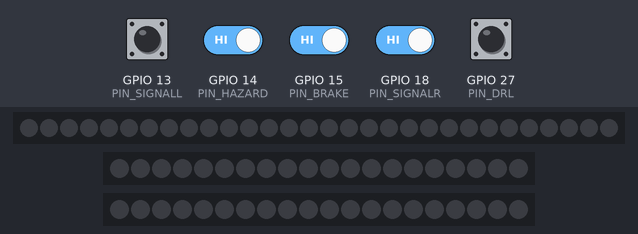
Bench run of a program on a simulated ESP32. Shown: 30 RGB LEDs in strip order, left to right, 2 × 20 RGB LEDs in strip order, left to right. Inputs (shaded band) come from the test bench; at power-on: GPIO 13 (PIN_SIGNALL), GPIO 14 (PIN_HAZARD), GPIO 15 (PIN_BRAKE), GPIO 18 (PIN_SIGNALR), GPIO 27 (PIN_DRL) HIGH. Dim RGB values are drawn brighter than linear.

Above: at 1.2 s.
1.3 s: GPIO 13 (PIN_SIGNALL) pulled LOW for 1 s
At 2.23 s:
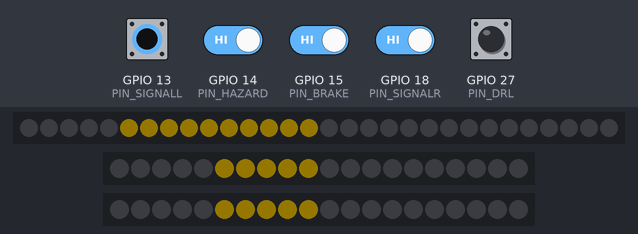
4.0 s: GPIO 27 (PIN_DRL) pulled LOW for 1 s
At 4.9 s:
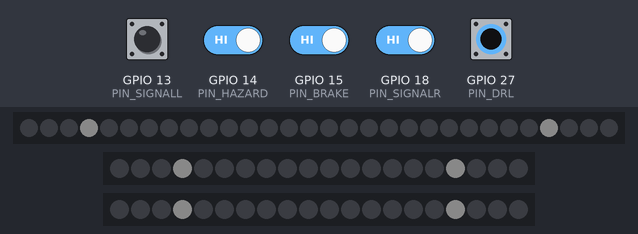
8.6 s: GPIO 13 (PIN_SIGNALL) driven LOW and GPIO 14 (PIN_HAZARD) driven LOW and GPIO 15 (PIN_BRAKE) driven LOW and GPIO 18 (PIN_SIGNALR) driven LOW and GPIO 27 (PIN_DRL) driven LOW
11.6 s: GPIO 15 (PIN_BRAKE) driven HIGH
At 12.1 s:
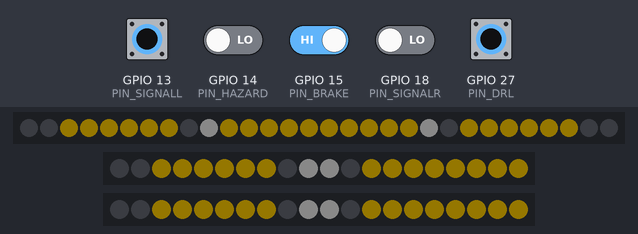
13.4 s: GPIO 14 (PIN_HAZARD) driven HIGH
At 14.4 s:
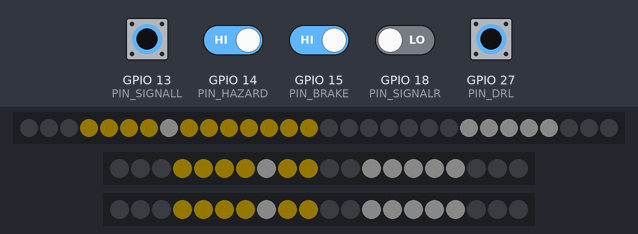
15.6 s: GPIO 15 (PIN_BRAKE) driven LOW
At 16.36 s:
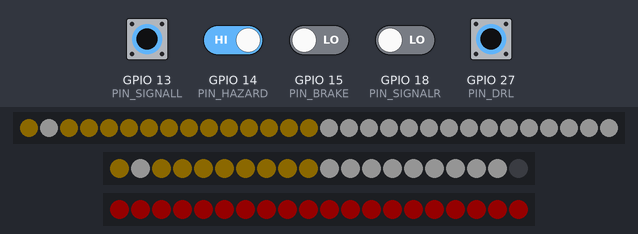

Measured:
- after the input at 1.3 s, the LEDs: first change after 0.48 s (image 1 shows a later state)
- after the input at 4.0 s, the LEDs: first change after 0.59 s (image 2 shows a later state)
- after the input at 11.6 s, the LEDs: first differ from a run without the input after 0.15 s (image 3 shows a later state)
- after the input at 13.4 s, the LEDs: first differ from a run without the input after 0.73 s (image 4 shows a later state)
- after the input at 15.6 s, the LEDs: first differ from a run without the input after 0.26 s (image 5 shows a later state)

The program:

main.cpp
```cpp
#include <stdio.h>
#include <FastLED.h>
#include "OneButton.h"
#include "freertos/FreeRTOS.h"
#include "freertos/task.h"
#include "esp_log.h"
#include "data.h"
#include "OTA.hpp"

///////////////////////////////////////////////////
////// USER EDITABLE SECTION //////////////////////

#define BRIGHTNESS 50
// How many leds are in the strip?
#define NUM_LEDS 30
#define NUM_LEDS2 20
#define NUM_LEDS3 20
#define DATA_PIN 2
#define DATA_PIN_SIGNAL 16
#define DATA_PIN_BACK 5

const int PIN_DRL = 27;
const int PIN_SIGNALL = 13;
const int PIN_SIGNALR = 18;
const int PIN_HAZARD = 14;
const int PIN_BRAKE = 15;
#define SIGNAL_COLOR CRGB::Orange
#define WelcomeLightSpeed 80
#define ByeSpeed 40
#define FPS 60

#define SIGNAL_DELAY 30000 //in us

#define DELAY_STROBE 300
#define FADE_STROBE 250
// BREATHE animation
#define smoothness 150.0
#define range 250
// #define NUM_STRIPS 4
#define BUTTON_HZ 30

#define DEBUG 1


////// END USER EDITABLE SECTION //////////////////
///////////////////////////////////////////////////

const static int NUM_LEDS_2 = (int)(NUM_LEDS/2);
const static int NUM_LEDS2_2 = (int)(NUM_LEDS2/2);
const static int NUM_LEDS3_2 = (int)(NUM_LEDS3/2);

const static int NUM_LEDS_4 = (int)(NUM_LEDS/4);
const static int NUM_LEDS2_4 = (int)(NUM_LEDS2/4);
const static int NUM_LEDS3_4 = (int)(NUM_LEDS3/4);

CRGB brightness[4];

static CRGBArray<NUM_LEDS> leds;
static CRGBArray<NUM_LEDS2> leds2;
static CRGBArray<NUM_LEDS3> leds3;

typedef enum SignalState_t{
  OFF,
  ON,
  BREATHE,
  STROBE
} SignalState_t;

SignalState_t state_hazard = OFF;

int counterl = NUM_LEDS;
int counterr = NUM_LEDS;

static bool state_signall = false;
static bool state_signalr = false;
static bool state_DRL = false;
static bool state_brake = false;

bool animating = false;
bool running_mode = false;
bool running_signal = false;
long last_signal_time = 0;
long last_mode_time = 0;
int counterleft = 0;
int counterright = 0;
int counterhazard = 0;

// button object
OneButton *button_hazard = new OneButton(PIN_HAZARD, true, true);
OneButton *button_left = new OneButton(PIN_SIGNALL, true, true);
OneButton *button_right = new OneButton(PIN_SIGNALR, true, true);
OneButton *button_DRL = new OneButton(PIN_DRL, true, true);
OneButton *button_brake = new OneButton(PIN_BRAKE, true, true);
// end button object

// helper functions
float myabs(float x){
    if(x < 0){
        return -1*x;
    }
    return x;
}
// end helper functions

// functions declaration
void init_button();
void update_button(void *args);
void update(void *args);
void welcomeLightScanning(void *args);
void byeLight(void *args);
void hazardDouble();
void hazardMulti(void *);
void buttonStart(void *);
void buttonStop(void *);
void updateSignalLeft(int);
void updateSignalRight(int);
void updateHazard(int);
// end functions declaration

void setup() {
  // esp_core_dump_init();
  // panic_info_t panic;
  // esp_core_dump_to_uart(&panic);

  brightness[0] = CRGB::White;
  brightness[1] = CRGB(200,200,200);
  brightness[2] = CRGB(100,100,100);
  brightness[3] = CRGB(0,0,0);

  pinMode(DATA_PIN, OUTPUT);
  pinMode(DATA_PIN_SIGNAL, OUTPUT);
  pinMode(DATA_PIN_BACK, OUTPUT);
  pinMode(PIN_BRAKE, INPUT_PULLUP);

  init_button();
  // pinMode(DATA_PIN_BACK, OUTPUT);

  // Serial.begin(115200);
  FastLED.addLeds<WS2812, DATA_PIN, GRB>(leds, NUM_LEDS);
  // set_max_power_in_volts_and_milliamps(5, 1000);
  FastLED.addLeds<WS2812, DATA_PIN_SIGNAL, GRB>(leds2, NUM_LEDS2);
  // set_max_power_in_volts_and_milliamps(5, 1000);
  FastLED.addLeds<WS2812, DATA_PIN_BACK, GRB>(leds3, NUM_LEDS3);
  FastLED.setBrightness(20);
  // set_max_power_in_volts_and_milliamps(5, 100);

  xTaskCreatePinnedToCore(update,"update_led",2048,NULL,2,NULL,1); // 60LEDS, 40 LEDS, 30 LEDS 2ms
  xTaskCreatePinnedToCore(update_button,"update_button",2048,NULL,3,NULL,1); // 20us

}

TickType_t lasttime;
void loop() {
  // put your main code here, to run repeatedly:
  vTaskDelayUntil(&lasttime,(1000/FPS)/portTICK_PERIOD_MS);
  if(animating){

  }
  long timestamp = micros();
  if((counterhazard !=0 || state_hazard == ON) && micros()-last_signal_time > SIGNAL_DELAY){
    updateHazard(counterhazard);
    counterhazard++;
    if(counterhazard==25) counterhazard=0;
    last_signal_time = micros();
  }
  if((state_signall || counterleft !=0) && micros()-last_signal_time > SIGNAL_DELAY){
    updateSignalLeft(counterleft);
    counterleft++;
    if(counterleft==25) counterleft=0;
    last_signal_time = micros();
  }
  if((state_signalr || counterright !=0) && micros()-last_signal_time > SIGNAL_DELAY){
    updateSignalRight(counterright);
    counterright++;
    if(counterright==25) counterright=0;
    last_signal_time = micros();
  }
  // ESP_LOGD("LOOP","time: %ld", micros()-timestamp);

}

void init_button(){
  long time = micros();
  ESP_LOGV("init_button","hazard:%d",button_hazard->pin());
  ESP_LOGV("init_button","left:%d",button_left->pin());
  ESP_LOGV("init_button","right:%d",button_right->pin());
  ESP_LOGV("init_button","DRL:%d",button_DRL->pin());
  ESP_LOGV("init_button","brake:%d",button_brake->pin());

  button_hazard->setClickTicks(600);
  button_hazard->setPressTicks(400);
  button_left->setPressTicks(350);
  button_right->setPressTicks(350);
  button_DRL->setPressTicks(500);
  button_brake->setPressTicks(50);

  button_hazard->attachDoubleClick(hazardDouble);
  button_hazard->attachMultiClick(hazardMulti, button_hazard);
  button_hazard->attachLongPressStart(buttonStart, button_hazard);
  button_hazard->attachLongPressStop(buttonStop, button_hazard);

  button_left->attachLongPressStart(buttonStart, button_left);
  button_left->attachLongPressStop(buttonStop, button_left);
  button_right->attachLongPressStart(buttonStart, button_right);
  button_right->attachLongPressStop(buttonStop, button_right);

  button_DRL->attachLongPressStart(buttonStart, button_DRL);
  button_DRL->attachLongPressStop(buttonStop, button_DRL);
  button_brake->attachDuringLongPress(buttonStart, button_brake);
  button_brake->attachLongPressStop(buttonStop, button_brake);
  ESP_LOGD("init_button","time:%ld", micros()-time);
}

void IRAM_ATTR update(void *args){
  long time;
  for(;;){
    time = micros();
    if(state_brake)
      leds3.fill_solid(CRGB::Red);
    else if(!state_DRL && !state_signall && !state_signalr && state_hazard == OFF){
      leds3.fill_solid(CRGB::Black);
    }
    if(!animating)
      FastLED.show();
    ESP_LOGV("UPDATE_LED","time: %ld", (micros()-time));
    vTaskDelay((1000/FPS)/portTICK_PERIOD_MS);
  }
}

void update_button(void *args){
  long time;
  for(;;){
    time = micros();
    button_hazard->tick();
    button_left->tick();
    button_right->tick();
    button_DRL->tick();
    button_brake->tick();
    ESP_LOGV("UPDATE_BUTTON", "time : %ld", (micros()-time));
    vTaskDelay((1000 / BUTTON_HZ) / portTICK_PERIOD_MS);
  }
  vTaskDelete(NULL);
}

void hazardDouble(){
  if(state_hazard != BREATHE){
    state_hazard = BREATHE;
    ESP_LOGD("BREATHE", "hazard BreathE ON");
  }
  else{
    state_hazard = OFF;
    ESP_LOGD("BREATHE", "hazard BreathE OFF");
    // leds.fill_solid(CRGB::Black);
    // leds2.fill_solid(CRGB::Black);
    // leds3.fill_solid(CRGB::Black);
  }
}

void startOTA(void *args){
    startServerOTA();
    delay(10);
    xTaskCreatePinnedToCore(otaTask,"OTA_TASK",4096,NULL,2,NULL,0);
    vTaskDelete(NULL);
}

void hazardMulti(void *oneButton){
  OneButton *button = (OneButton *)oneButton;
  ESP_LOGI("Multi","I clicked %d times", button->getNumberClicks());
  if(button->getNumberClicks() == 8){
    xTaskCreatePinnedToCore(startOTA,"OTA",4096,NULL,2,NULL,0);
  }
  return;
  if(state_hazard != STROBE){
    state_hazard = STROBE;
    ESP_LOGD("STROBE", "hazard STROBE ON");
  }
  else{
    state_hazard = OFF;
    ESP_LOGD("STROBE", "hazard STROBE OFF");
    // leds.fill_solid(CRGB::Black);
    // leds2.fill_solid(CRGB::Black);
    // leds3.fill_solid(CRGB::Black);
  }
}

void buttonStart(void *oneButton){
  OneButton *button = (OneButton *)oneButton;
  ESP_LOGD("BUTTON","pin: %d",(int)((*button).pin()));
  switch(button->pin()){
    case PIN_BRAKE:
      state_brake = true;
      break;
    case PIN_HAZARD:
      if(state_hazard == OFF) state_hazard = ON;
      break;
    case PIN_SIGNALL:
      state_signall = true;
      break;
    case PIN_SIGNALR:
      state_signalr = true;
      break;
    case PIN_DRL:
      while(animating){
        ESP_LOGD("DRL","waiting for animate finish");
        vTaskDelay(5);
      }
      animating = true;
      xTaskCreatePinnedToCore(welcomeLightScanning,"welcomelight",2048,NULL,2,NULL,0);
      state_DRL = true;
      break;
    default:
      ESP_LOGW("Button","NOT A VALID PIN %d", button->pin());
      break;
  }
}

void buttonStop(void *oneButton){
  OneButton *button = (OneButton *)oneButton;
  ESP_LOGD("BUTTON","pin: %d",(int)button->pin());
  switch(button->pin()){
    case PIN_BRAKE:
      state_brake = false;
      break;
    case PIN_HAZARD:
      state_hazard = OFF;
      break;
    case PIN_SIGNALL:
      state_signall = false;
      break;
    case PIN_SIGNALR:
      state_signalr = false;
      break;
    case PIN_DRL:
      while(animating){
        ESP_LOGD("DRL","waiting for animate finish");
        vTaskDelay(5);
      }
      animating = true;
      xTaskCreatePinnedToCore(byeLight,"byeLight",4096,NULL,2,NULL,0);
      state_DRL = false;
      break;
    default:
      ESP_LOGW("Button","NOT A VALID PIN %d", button->pin());
      break;
  }
}

void welcomeLightScanning(void *args){
  ESP_LOGD("WELCOME","welcomeLightScanning\n");
  // scanning one pixel both directions to center of the strip then back to outer edges
  for (int i = 0; i < NUM_LEDS_2; i++)
  {
    ESP_LOGD("WELCOME","i: %d\n", i);
    leds[i] = CRGB::Gray;
    leds[NUM_LEDS - i - 1] = CRGB::Gray;
    leds[i-1] = CRGB::Black;
    leds[NUM_LEDS - i] = CRGB::Black;
    if (i < NUM_LEDS2_2)
    {
      leds2[i] = CRGB::Gray;
      leds2[NUM_LEDS2 - i - 1] = CRGB::Gray;
      leds2[i-1] = CRGB::Black;
      leds2[NUM_LEDS2 - i] = CRGB::Black;
    }
    if (i < NUM_LEDS3_2 && !state_brake)
    {
      leds3[i] = CRGB::Gray;
      leds3[NUM_LEDS3 - i - 1] = CRGB::Gray;
      leds3[i-1] = CRGB::Black;
      leds3[NUM_LEDS3 - i] = CRGB::Black;
    }
    FastLED.show();
    vTaskDelay(WelcomeLightSpeed / portTICK_PERIOD_MS);
  }
  // reverse direction
  ESP_LOGD("WELCOME","reverse direction\n");
  for(int i = NUM_LEDS_2; i > 0; i--){
    leds[i] = CRGB::Gray;
    leds[NUM_LEDS - i + 1 ] = CRGB::Gray;
    leds[NUM_LEDS - i] = CRGB::Black;
    leds[i+1] = CRGB::Black;
    if(i < NUM_LEDS2_2){
      leds2[i] = CRGB::Gray;
      leds2[NUM_LEDS2 - i - 1] = CRGB::Gray;
      leds2[NUM_LEDS2 - i ] = CRGB::Black;
      leds2[i+1] = CRGB::Black;
    }
    if(i < NUM_LEDS3_2 && !state_brake){
      leds3[i] = CRGB::Gray;
      leds3[NUM_LEDS3 - i - 1] = CRGB::Gray;
      leds3[NUM_LEDS3 - i ] = CRGB::Black;
      leds3[i+1] = CRGB::Black;
    }
    FastLED.show();
    vTaskDelay(WelcomeLightSpeed / portTICK_PERIOD_MS);
  }

  ESP_LOGD("WELCOME","1st fill\n");
  for (int i = 0; i < NUM_LEDS_2; i++)
  {
    leds[i] = CRGB::Gray;
    leds[NUM_LEDS - i - 1] = CRGB::Gray;
    if (i < NUM_LEDS2_2)
    {
      leds2[i] = CRGB::Gray;
      leds2[NUM_LEDS2 - i - 1] = CRGB::Gray;
    }
    if (i < NUM_LEDS3_2 && !state_brake)
    {
      leds3[i] = CRGB::Gray;
      leds3[NUM_LEDS3 - i - 1] = CRGB::Gray;
    }
    FastLED.show();
    vTaskDelay(WelcomeLightSpeed / portTICK_PERIOD_MS);
  }
  ESP_LOGD("WELCOME","2nd fill\n");
  for(int i = NUM_LEDS_2; i > 0; i--){
    leds[i] = CRGB::White;
    leds[NUM_LEDS - i + 1 ] = CRGB::White;
    if(i < NUM_LEDS2_2){
      leds2[i] = CRGB::White;
      leds2[NUM_LEDS2 - i - 1] = CRGB::White;
    }
    if(i < NUM_LEDS3_2 && !state_brake){
      leds3[i] = CRGB::White;
      leds3[NUM_LEDS3 - i - 1] = CRGB::White;
    }
    FastLED.show();
    vTaskDelay(WelcomeLightSpeed / portTICK_PERIOD_MS);
  }
  animating = false;
  ESP_LOGD("WELCOME","Done\n");
  vTaskDelete(NULL);
}

void byeLight(void *args){
  for(int i = 1; i < 4; i++){
    for(int j = 0; j < NUM_LEDS_2; j++){
      TickType_t now = xTaskGetTickCount();
      leds[NUM_LEDS_2 - j-1] = brightness[i];
      leds[NUM_LEDS_2 + j] = brightness[i];
      if(j < NUM_LEDS2_2){
        leds2[NUM_LEDS2_2 - j-1] = brightness[i];
        leds2[NUM_LEDS2_2 + j] = brightness[i];
        // leds3[NUM_LEDS2_2 - j-1] = brightness[i];
        // leds3[NUM_LEDS2_2 + j] = brightness[i];
      }
      if(j < NUM_LEDS3_2){
        leds3[NUM_LEDS3_2 - j-1] = brightness[i];
        leds3[NUM_LEDS3_2 + j] = brightness[i];
      }
      // FastLED.show();
      vTaskDelay(ByeSpeed / portTICK_PERIOD_MS);
      ESP_LOGD("BYE","Time: %d\n", xTaskGetTickCount() - now);
    }
  }
  animating = false;
  vTaskDelete(NULL);
}

void updateSignalLeft(int counter){
  for(int i = 0; i < NUM_LEDS_2; i ++){
    leds[i].r = data_signal[counter][i][0];
    // ESP_LOGI("DATA","counter %d i %d r : %d",counter, i, data_signal[counter][i][0]);
    leds[i].g = data_signal[counter][i][1];
    leds[i].b = data_signal[counter][i][2];
    if(i < NUM_LEDS2_2){
      leds2[i].r = data_signal[counter][i][0];
      leds2[i].g = data_signal[counter][i][1];
      leds2[i].b = data_signal[counter][i][2];
    }
    if(!state_brake){
      if(i < NUM_LEDS3_2){
        leds3[i].r = data_signal[counter][i][0];
        leds3[i].g = data_signal[counter][i][1];
        leds3[i].b = data_signal[counter][i][2];
      }
    }
  }
}

void updateSignalRight(int counter){
  for(int i = 0; i < NUM_LEDS_2; i ++){
    leds[i+NUM_LEDS_2].r = data_signal[counter][NUM_LEDS_2-i-1][0];
    // ESP_LOGI("DATA","counter %d i %d r : %d",counter, i, data_signal[counter][i+NUM_LEDS_2][0]);
    leds[i+NUM_LEDS_2].g = data_signal[counter][NUM_LEDS_2-i-1][1];
    leds[i+NUM_LEDS_2].b = data_signal[counter][NUM_LEDS_2-i-1][2];
    if(i < NUM_LEDS2_2){
      leds2[i+NUM_LEDS2_2].r = data_signal[counter][NUM_LEDS_2-i-1][0];
      leds2[i+NUM_LEDS2_2].g = data_signal[counter][NUM_LEDS_2-i-1][1];
      leds2[i+NUM_LEDS2_2].b = data_signal[counter][NUM_LEDS_2-i-1][2];
    }
    if(!state_brake){
      if(i < NUM_LEDS3_2){
        leds3[i+NUM_LEDS3_2].r = data_signal[counter][NUM_LEDS_2-i-1][0];
        leds3[i+NUM_LEDS3_2].g = data_signal[counter][NUM_LEDS_2-i-1][1];
        leds3[i+NUM_LEDS3_2].b = data_signal[counter][NUM_LEDS_2-i-1][2];
      }
    }

  }
}

void updateHazard(int counter){
  updateSignalLeft(counter);
  updateSignalRight(counter);
}
```

Source omitted: OTA.hpp (4654 bytes), data.h (data table, 4181 bytes)
